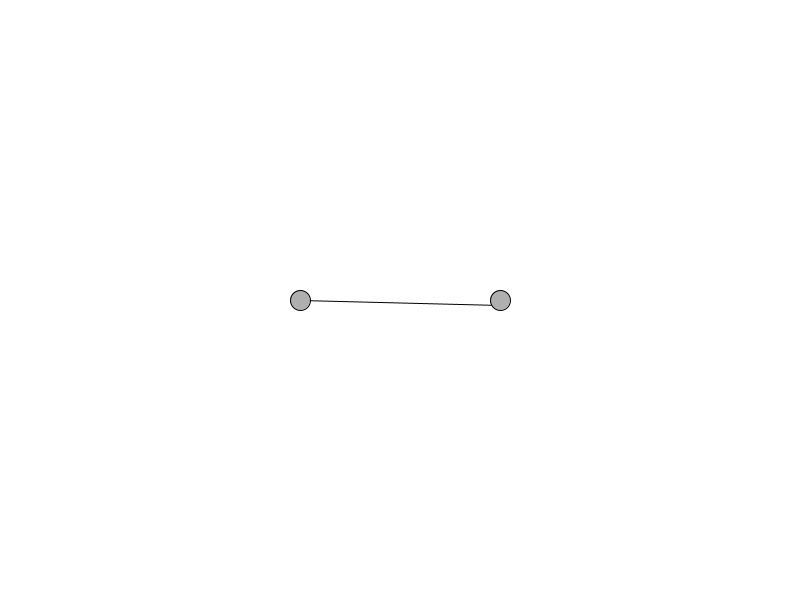
Frame 1 (no input)
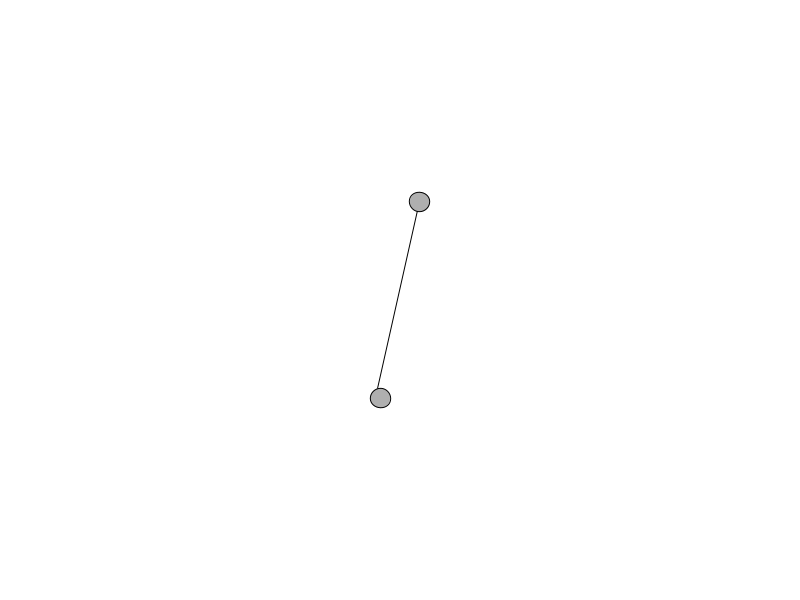
Frame 60 (the mouse pressed at the canvas centre just before this capture)
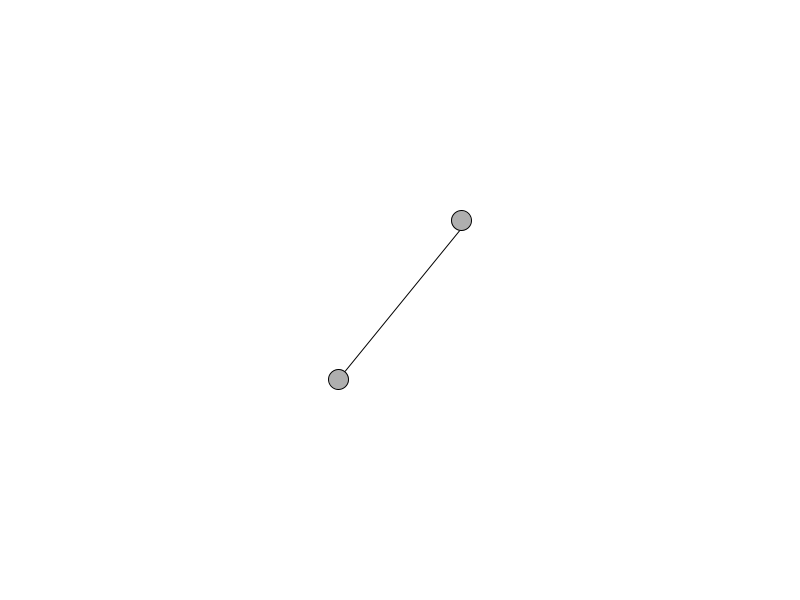
Frame 120 (the mouse held since frame 60 and released just before this capture)

The Processing sketch that drew these frames (run headless with seeded random() and noise(); from frame 60 on, the mouse is pressed at the canvas centre):

// Processing sketch: angular_momentum
// ── angular_momentum.pde
// when using trig in processing
// we use RADIANS!

float angle = 0;
float angularVel = 0;
float angularAcc = 0.001;
float a = 100;
void setup() {
  size(800,600);
}

void draw() {
  background(255);
  stroke(0);
  rectMode(CENTER);
  fill(175);
  translate(width/2,height/2);
  rotate(angle);
  line(-a,0,a,5);
  ellipse(-a,0,20,20);
  ellipse(a,0,20,20);
  float something = map(mouseX,0,width,0.001, -0.001);
  angularVel += something;
  angle += angularVel;
}
